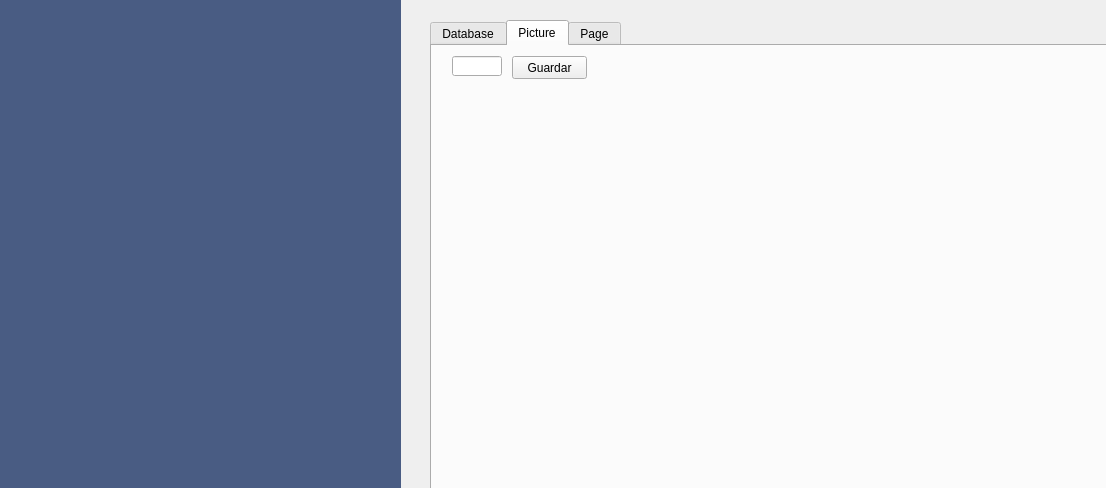
<?xml version="1.0" encoding="UTF-8"?>
<ui version="4.0">
 <class>guigui</class>
 <widget class="QWidget" name="guigui">
  <property name="geometry">
   <rect>
    <x>0</x>
    <y>0</y>
    <width>1106</width>
    <height>488</height>
   </rect>
  </property>
  <property name="windowTitle">
   <string>guigui</string>
  </property>
  <widget class="QLabel" name="grad">
   <property name="geometry">
    <rect>
     <x>-30</x>
     <y>-110</y>
     <width>431</width>
     <height>601</height>
    </rect>
   </property>
   <property name="styleSheet">
    <string notr="true">background-color: #495C83;</string>
   </property>
   <property name="text">
    <string/>
   </property>
  </widget>
  <widget class="QTextEdit" name="sendandrec">
   <property name="geometry">
    <rect>
     <x>30</x>
     <y>40</y>
     <width>321</width>
     <height>391</height>
    </rect>
   </property>
   <property name="font">
    <font>
     <family>MS Sans Serif</family>
     <pointsize>14</pointsize>
     <weight>9</weight>
     <italic>false</italic>
     <bold>false</bold>
    </font>
   </property>
   <property name="cursor" stdset="0">
    <cursorShape>BlankCursor</cursorShape>
   </property>
   <property name="toolTip">
    <string>&lt;html&gt;&lt;head/&gt;&lt;body&gt;&lt;p align=&quot;center&quot;&gt;&lt;br/&gt;&lt;/p&gt;&lt;/body&gt;&lt;/html&gt;</string>
   </property>
   <property name="whatsThis">
    <string>&lt;html&gt;&lt;head/&gt;&lt;body&gt;&lt;p align=&quot;center&quot;&gt;&lt;br/&gt;&lt;/p&gt;&lt;/body&gt;&lt;/html&gt;</string>
   </property>
   <property name="styleSheet">
    <string notr="true">#sendandrec{
font: 75 14pt &quot;MS Sans Serif&quot;;
background-color: #495C83;
border: no-border;
color:#D6D5A8;
text-align: center;
}
</string>
   </property>
   <property name="readOnly">
    <bool>true</bool>
   </property>
   <property name="html">
    <string>&lt;!DOCTYPE HTML PUBLIC &quot;-//W3C//DTD HTML 4.0//EN&quot; &quot;http://www.w3.org/TR/REC-html40/strict.dtd&quot;&gt;
&lt;html&gt;&lt;head&gt;&lt;meta name=&quot;qrichtext&quot; content=&quot;1&quot; /&gt;&lt;style type=&quot;text/css&quot;&gt;
p, li { white-space: pre-wrap; }
&lt;/style&gt;&lt;/head&gt;&lt;body style=&quot; font-family:'MS Sans Serif'; font-size:14pt; font-weight:72; font-style:normal;&quot;&gt;
&lt;p align=&quot;center&quot; style=&quot;-qt-paragraph-type:empty; margin-top:0px; margin-bottom:0px; margin-left:0px; margin-right:0px; -qt-block-indent:0; text-indent:0px; font-family:'Century Gothic'; font-size:10pt; font-weight:400;&quot;&gt;&lt;br /&gt;&lt;/p&gt;&lt;/body&gt;&lt;/html&gt;</string>
   </property>
  </widget>
  <widget class="QTabWidget" name="tabWidget">
   <property name="geometry">
    <rect>
     <x>430</x>
     <y>20</y>
     <width>681</width>
     <height>471</height>
    </rect>
   </property>
   <property name="currentIndex">
    <number>1</number>
   </property>
   <widget class="QWidget" name="tab">
    <attribute name="title">
     <string>Database</string>
    </attribute>
    <widget class="QTableWidget" name="tableWidget">
     <property name="geometry">
      <rect>
       <x>40</x>
       <y>30</y>
       <width>561</width>
       <height>291</height>
      </rect>
     </property>
    </widget>
   </widget>
   <widget class="QWidget" name="tab_2">
    <attribute name="title">
     <string>Picture</string>
    </attribute>
    <widget class="QLineEdit" name="lineEdit">
     <property name="geometry">
      <rect>
       <x>20</x>
       <y>10</y>
       <width>50</width>
       <height>20</height>
      </rect>
     </property>
     <property name="text">
      <string/>
     </property>
    </widget>
    <widget class="QPushButton" name="pushButton">
     <property name="geometry">
      <rect>
       <x>80</x>
       <y>10</y>
       <width>75</width>
       <height>23</height>
      </rect>
     </property>
     <property name="text">
      <string>Guardar</string>
     </property>
    </widget>
   </widget>
   <widget class="QWidget" name="tab_3">
    <attribute name="title">
     <string>Page</string>
    </attribute>
   </widget>
  </widget>
 </widget>
 <resources/>
 <connections/>
</ui>
